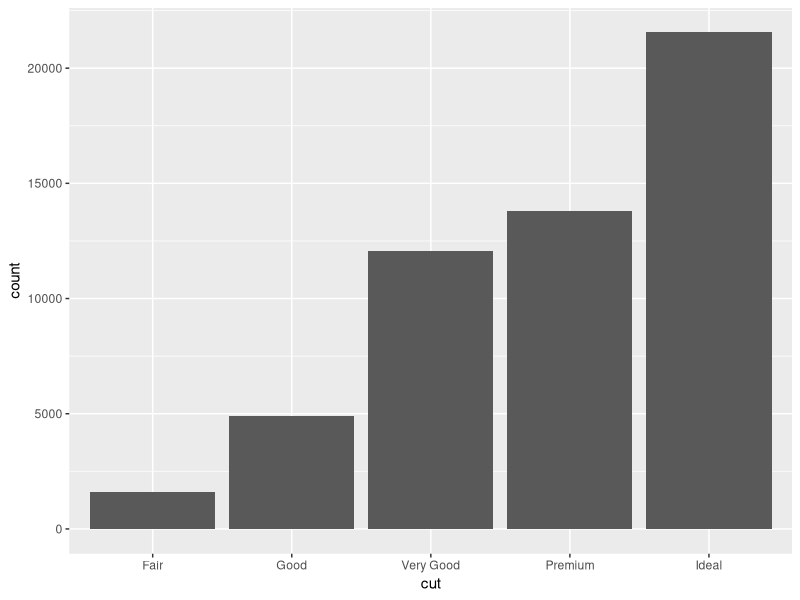
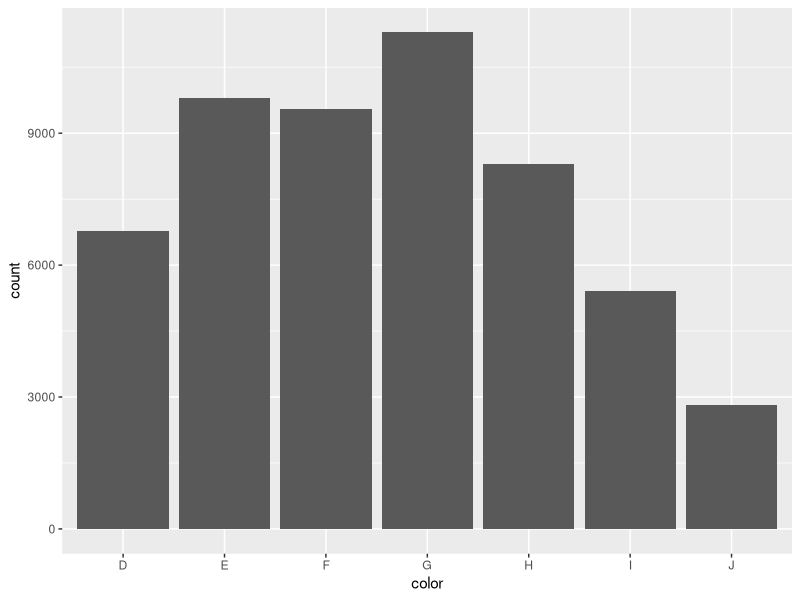
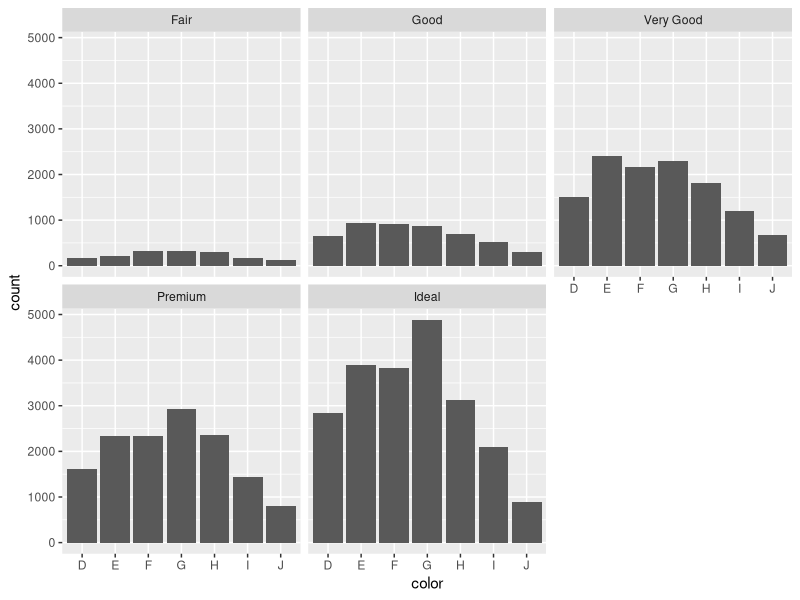
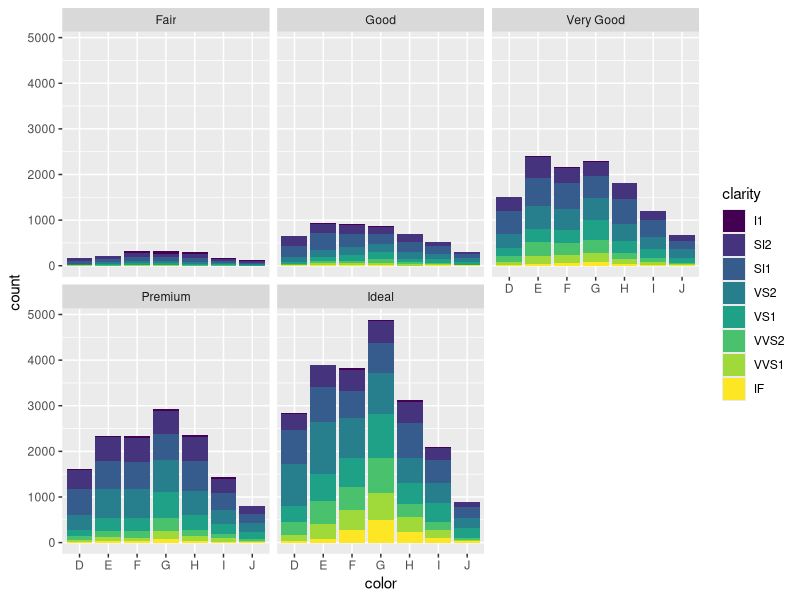
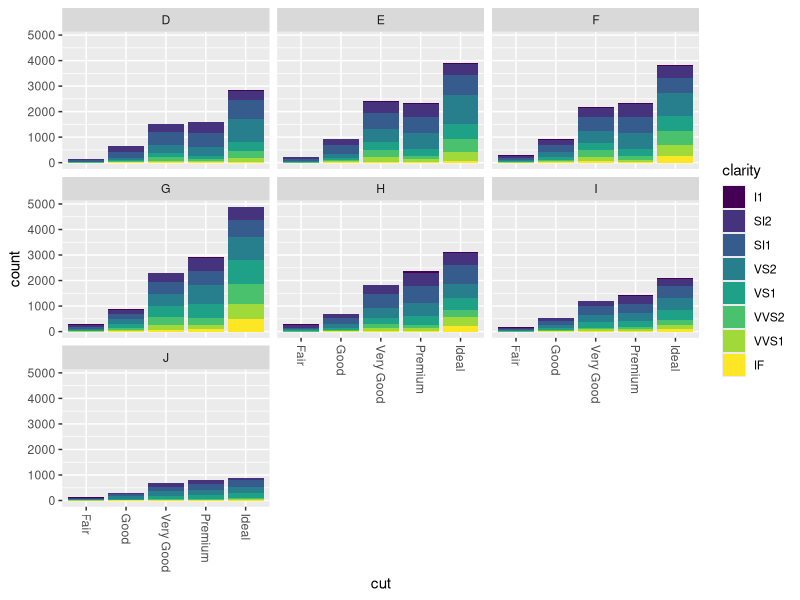
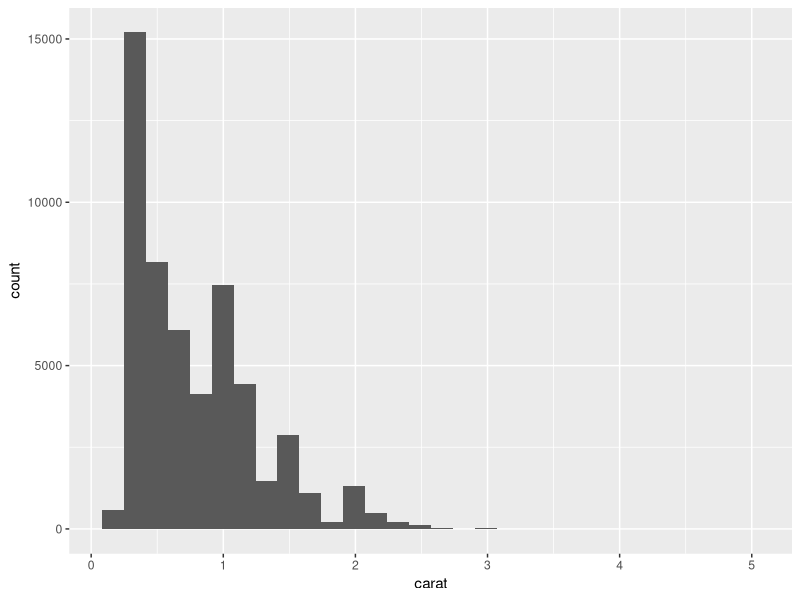
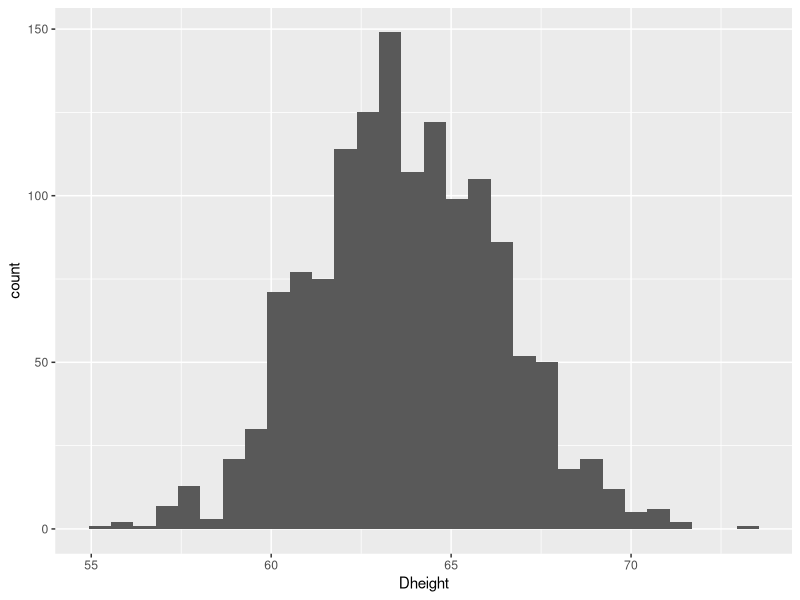
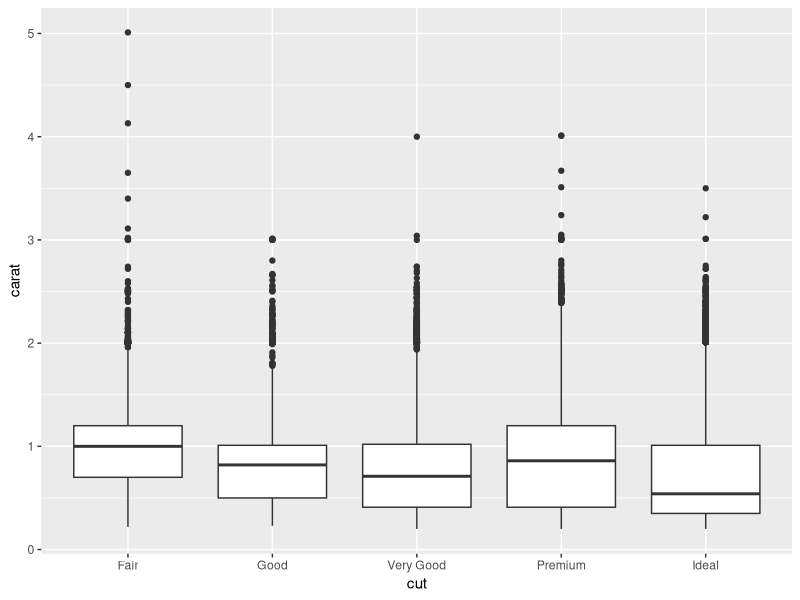

Write the R code that produced these figures, in order.
## ---- chunk 1
library(tidyverse) 
library(gridExtra)
library(knitr) 
opts_chunk$set(
  tidy = FALSE,
  cache = FALSE,
  echo = TRUE,
  warning = FALSE,
  message = FALSE,
  dpi = 300,
  fig.align = "center",
  fig.width = 4,
  fig.height = 4
  )
options(width = 65) # controls console (and slide) output width
## ---- chunk 2
library(tidyverse) # need to load the tidyverse library #<<
dmd <- diamonds # diamonds comes with ggplot2
dim(dmd)
head(dmd)
## ---- chunk 3
DiaCut <- dmd$cut
unique(DiaCut) #<<
## ---- chunk 4
table(DiaCut) #<<
## ---- chunk 5
g <- ggplot(data = dmd, aes(x = cut)) + #<<
  geom_bar() #<<
print(g)
## ---- chunk 6
unique(dmd$color)
## ---- chunk 7
table(dmd$color)
## ---- chunk 8
ggplot(dmd, aes(color)) + ## can omit 'data = ' and 'x = '
  geom_bar()
## ---- chunk 9
table(dmd$cut, dmd$color)
## ---- chunk 10
ggplot(dmd, aes(color)) + ## can omit 'data = ' and 'x = '
  geom_bar() +
  facet_wrap(~cut) #<<
## ---- chunk 11
ggplot(dmd, aes(color, fill = clarity)) + #<<
  geom_bar() +
  facet_wrap(~cut) 
## ---- chunk 12
ggplot(dmd, aes(cut, fill = clarity)) +
  geom_bar() +
  theme(axis.text.x = element_text(angle = -90, hjust = 0, vjust = 0.5)) +
  facet_wrap(~color) 
## ---- chunk 13
ggplot(dmd, aes(carat)) +
  geom_histogram() #<<
## ---- chunk 14
ht <- read.table(file = "heights.txt", header = TRUE, sep = " ")
mom <- ht$Mheight
s <- sum(mom); n <- length(mom)
mom_height_mean <- s/n
print(mom_height_mean)
## ---- chunk 15
mean(mom) # mean() gives the mean of a vector #<<
## ---- chunk 16
median(mom) #<<
## ---- chunk 17
quantile(mom) #<<
## ---- chunk 18
carat <- dmd$carat
mean(carat); median(carat)
## ---- chunk 19
quantile(carat) 
## ---- chunk 20
quantile(carat, probs = 0.9) #<<
## ---- chunk 21
v1 <- mom-mean(mom); v2 <- v1^2
sum(v2)/(length(mom)-1)
## ---- chunk 22
var(mom) # var() gives the sample variance of a vector #<<
## ---- chunk 23
sd(mom) # sd() gives the sample standard deviation of a vector #<<
## ---- chunk 24
ggplot(ht, aes(Dheight)) + geom_histogram()
## ---- chunk 25
D_height <- ht$Dheight
c(mean(D_height), median(D_height), var(D_height))
## ---- chunk 26
g <- ggplot(dmd, aes(x = cut, y = carat)) +
  geom_boxplot() #<<
print(g)
## ---- chunk 27
g <- ggplot(dmd, aes(x = cut, y = carat)) +
  geom_violin(draw_quantiles = c(0.25, 0.5, 0.75)) #<<
print(g)
## ---- chunk 28
g <- ggplot(dmd, aes(x = carat, y = price)) +
  geom_point()
print(g)
## ---- chunk 29
g <- ggplot(dmd, aes(x = carat, y = price, color = cut)) +
  geom_point() 
print(g)
## ---- chunk 30
g <- ggplot(dmd, aes(x = carat, y = price, color = cut)) +
  geom_point() +
  theme_classic() + #<<
  labs(x = "Carats", y = "Price of diamond", color = "Cut values") + #<<
  ggtitle("Diamonds data") #<<
print(g)
